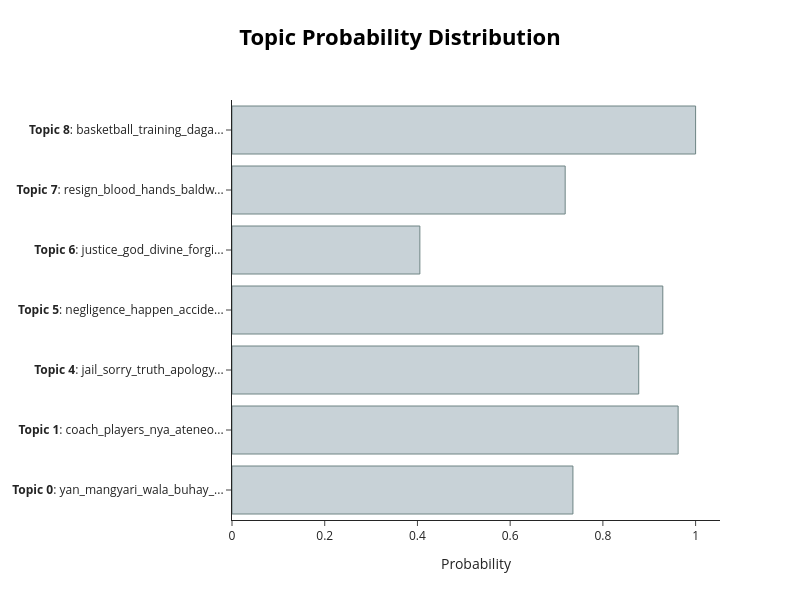

The code cell stored with this chart in its notebook:
### Code cell
topic_model.visualize_distribution(probs, min_probability=0.05)

### Figure 1 — Plotly figure (JSON) as saved in the notebook; plotly's stock layout.template omitted (floating-point values rounded to 4 significant figures)
{"data": [{"marker": {"color": "#C8D2D7", "line": {"color": "#6E8484", "width": 1}}, "orientation": "h", "type": "bar", "x": [0.7354, 0.9623, 0.8773, 0.9292, 0.4052, 0.7187, 1], "y": ["<b>Topic 0</b>: yan_mangyari_wala_buhay_...", "<b>Topic 1</b>: coach_players_nya_ateneo...", "<b>Topic 4</b>: jail_sorry_truth_apology...", "<b>Topic 5</b>: negligence_happen_accide...", "<b>Topic 6</b>: justice_god_divine_forgi...", "<b>Topic 7</b>: resign_blood_hands_baldw...", "<b>Topic 8</b>: basketball_training_daga..."]}], "layout": {"height": 600, "hoverlabel": {"bgcolor": "white", "font": {"family": "Rockwell", "size": 16}}, "title": {"font": {"color": "Black", "size": 22}, "text": "<b>Topic Probability Distribution</b>", "x": 0.5, "xanchor": "center", "y": 0.95, "yanchor": "top"}, "width": 800, "xaxis": {"title": {"text": "Probability"}}}}
